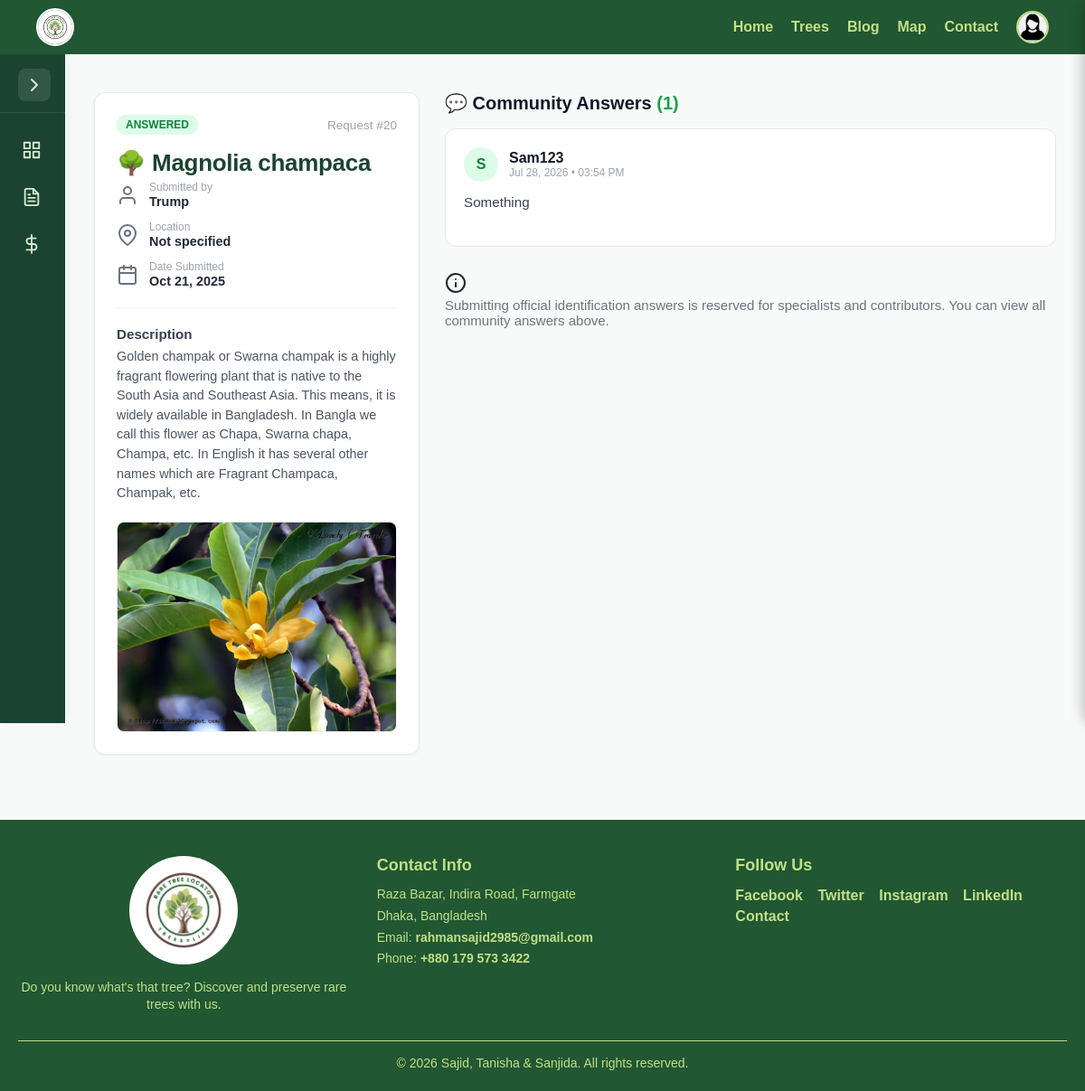
Page /dashboard/requests/20/answer/ (signed in) on the committed database.
### MyApp/models.py (models this page shows, shortened)
class User(AbstractUser):
    USER_TYPES = [
        ('common', 'Common User'),
        ('contributor', 'Contributor'),
    ]
    user_type = models.CharField(max_length=20, choices=USER_TYPES, default='common')
    profession = models.CharField(max_length=100, blank=True, null=True)
    @property
    def unread_notifications_count(self):
        return self.notifications.filter(is_read=False).count()

class Profile(models.Model):
    user = models.OneToOneField(User, on_delete=models.CASCADE)
    profile_pic = models.ImageField(
    upload_to="profile_pics/",
    default="profile_pics/default_profile.png"
)
    profession = models.CharField(max_length=100, blank=True, null=True)
    bio = models.TextField(blank=True, null=True)
    phone = models.CharField(max_length=30, blank=True, null=True)
    linkedin = models.URLField(blank=True, null=True)
    instagram = models.CharField(max_length=100, blank=True, null=True)
    twitter = models.CharField(max_length=100, blank=True, null=True)
    personal_website = models.URLField(blank=True, null=True)
    joined_date = models.DateTimeField(default=timezone.now)  # no auto_now_add for now

### TreeApp/models.py (models this page shows, shortened)
class TreeRequest(models.Model):
    STATUS_CHOICES = [
        ("pending", "Pending"),
        ("answered", "Answered"),
    ]
    requester = models.ForeignKey(settings.AUTH_USER_MODEL, on_delete=models.CASCADE, related_name="tree_requests")
    title = models.CharField(max_length=255)
    description = models.TextField()
    location = models.CharField(max_length=255, blank=True, null=True)
    image = models.ImageField(upload_to="request_images/", blank=True, null=True)
    created_at = models.DateTimeField(default=timezone.now)
    status = models.CharField(max_length=20, choices=STATUS_CHOICES, default="pending")

class TreeAnswer(models.Model):
    tree_request = models.ForeignKey(
        "TreeRequest",
        on_delete=models.CASCADE,
        related_name="answers"
    )
    answered_by = models.ForeignKey(
        settings.AUTH_USER_MODEL,
        on_delete=models.CASCADE,
        related_name="answers_given"
    )
    response_text = models.TextField(default="", blank=False)  # ✅ Default avoids migration issues
    reference_image = models.ImageField(upload_to="answer_images/", blank=True, null=True)
    video_url = models.URLField(blank=True, null=True)
    external_url = models.URLField(blank=True, null=True)
    created_at = models.DateTimeField(default=timezone.now)

### TreeApp/views.py (the view)
# urls.py: path('dashboard/requests/<int:pk>/answer/', treeapp_views.answer_request, name='answer_request'),
@login_required
def answer_request(request, pk):
    tree_request = get_object_or_404(TreeRequest, pk=pk)
    answers = tree_request.answers.all().order_by('-created_at')
    if request.method == "POST":
        if request.user.user_type == 'common':
            messages.error(request, "Common users are not authorized to post main answers.")
            return redirect('answer_request', pk=pk)
        form = TreeAnswerForm(request.POST, request.FILES)
        if form.is_valid():
            answer = form.save(commit=False)
            answer.tree_request = tree_request
            answer.answered_by = request.user
            answer.save()
            messages.success(request, "Answer submitted successfully!")
            return redirect('answer_request', pk=pk)
    else:
        form = TreeAnswerForm()
    return render(request, 'Request/answer_request.html', {
        'tree_request': tree_request,
        'answers': answers,
        'form': form,
    })

### templates/Request/answer_request.html (shortened to what this page needs)
{% extends 'Dashboard/dashboard_base.html' %}
{% load static %}
{% block extra_css %}
<link rel="stylesheet" href="{% static 'CSS/Request/answer_request.css' %}">
{% endblock %}
{% block content %}
<div class="answer-page-wrapper">
    <div class="answer-grid">
        <aside class="request-summary-card">
            <div class="card-header">
                <span class="status-badge {{ tree_request.status|slugify }}">
                    {{ tree_request.get_status_display }}
                </span>
                <span class="request-id">Request #{{ tree_request.id }}</span>
            </div>
            <h1 class="request-title">🌳 {{ tree_request.title }}</h1>
            <div class="meta-list">
                <div class="meta-item">
                    <i data-feather="user"></i>
                    <div>
                        <span class="meta-label">Submitted by</span>
                        <strong class="meta-value">{{ tree_request.requester.username }}</strong>
                    </div>
                </div>
                <div class="meta-item">
                    <i data-feather="map-pin"></i>
                    <div>
                        <span class="meta-label">Location</span>
                        <strong class="meta-value">{{ tree_request.location|default:"Not specified" }}</strong>
                    </div>
                </div>
                <div class="meta-item">
                    <i data-feather="calendar"></i>
                    <div>
                        <span class="meta-label">Date Submitted</span>
                        <strong class="meta-value">{{ tree_request.created_at|date:"M d, Y" }}</strong>
                    </div>
                </div>
            </div>
            <div class="request-description">
                <h3>Description</h3>
                <p>{{ tree_request.description }}</p>
            </div>
            {% if tree_request.image %}
            <div class="request-image-box">
                <img src="{{ tree_request.image.url }}" alt="{{ tree_request.title }}">
            </div>
            {% endif %}
        </aside>
        <main class="answers-main-section">
            <section class="existing-answers">
                <h2>💬 Community Answers <span class="answer-count">({{ answers.count }})</span></h2>
                <div class="answers-stack">
                    {% for ans in answers %}
                    <div class="answer-card">
                        <div class="answer-header">
                            <div class="user-info">
                                <div class="avatar-placeholder">
                                    {{ ans.answered_by.username|slice:":1"|upper }}
                                </div>
                                <div>
                                    <a href="{% url 'profile_view' ans.answered_by.username %}" class="author-name">
                                        {{ ans.answered_by.username }}
                                    </a>
                                    <span class="timestamp">{{ ans.created_at|date:"M d, Y • h:i A" }}</span>
                                </div>
                            </div>
                        </div>
                        <div class="answer-body">
                            <p>{{ ans.response_text }}</p>
                        </div>
                    </div>
                    {% empty %}
                    <div class="empty-answers">
                        <i data-feather="message-square"></i>
                        <p>No answers have been submitted yet. Be the first to contribute!</p>
                    </div>
                    {% endfor %}
                </div>
            </section>
            {% if user.is_authenticated and user.user_type != "common" or user.is_staff %}
            <section class="submit-answer-section">
                <h3>✏️ Submit Your Answer</h3>
                <form method="POST" enctype="multipart/form-data" class="modern-answer-form">
                    {% csrf_token %}
                    <div class="form-group">
                        <label for="{{ form.response_text.id_for_label }}">Your Identification / Notes</label>
                        {{ form.response_text }}
                        {% if form.response_text.errors %}<div class="form-error">{{ form.response_text.errors }}</div>{% endif %}
                    </div>
                    <div class="form-row">
                        <div class="form-group half">
                            <label for="{{ form.reference_image.id_for_label }}">Reference Image (Optional)</label>
                            {{ form.reference_image }}
                        </div>
                        <div class="form-group half">
                            <label for="{{ form.video_url.id_for_label }}">Video Link (Optional)</label>
                            {{ form.video_url }}
                        </div>
                    </div>
                    <div class="form-group">
                        <label for="{{ form.external_url.id_for_label }}">External Reference URL (Optional)</label>
                        {{ form.external_url }}
                    </div>
                    <button type="submit" class="btn btn-primary">
                        <i data-feather="send"></i> Post Response
                    </button>
                    <a href="{% url 'map_page' %}?request_id={{ tree_request.id }}" class="btn btn-secondary">
                        <i data-feather="map-pin"></i> Add Tree Officially
                    </a>
                </form>
            </section>
            {% else %}
            <section class="common-user-notice">
                <div class="info-card">
                    <i data-feather="info"></i>
                    <p>Submitting official identification answers is reserved for specialists and contributors. You can view all community answers above.</p>
                </div>
            </section>
            {% endif %}
        </main>
    </div>
</div>
{% endblock %}

### templates/Common/header.html (shortened to what this page needs)
{% load static %}
<link rel="stylesheet" href="{% static 'CSS/common/header.css' %}">
<header>
    <div class="logo">
        <a href="{% url 'HomePage' %}">
            <img src="{% static 'images/logo.png' %}" alt="Logo">
        </a>
    </div>
    <nav>
        <ul class="nav-links">
            <li>
                <a href="{% url 'HomePage' %}"
                    class="{% if request.resolver_match.url_name == 'HomePage' %}active{% endif %}">
                    Home
                </a>
            </li>
            <li>
                <a href="{% url 'TreeProfiles' %}"
                    class="{% if request.resolver_match.url_name == 'TreeProfiles' or request.resolver_match.url_name == 'create_tree' or request.resolver_match.url_name == 'my_trees' %}active{% endif %}">
                    Trees
                </a>
            </li>
            <li>
                <a href="{% url 'blog_list' %}"
                    class="{% if request.resolver_match.url_name == 'blog_list' or request.resolver_match.url_name == 'add_blog' or request.resolver_match.url_name == 'my_posts' %}active{% endif %}">
                    Blog
                </a>
            </li>
            <li>
                <a href="{% url 'map_page' %}"
                    class="{% if request.resolver_match.url_name == 'map_page' %}active{% endif %}">
                    Map
                </a>
            </li>
            <li>
                <a href="{% url 'contact' %}"
                    class="{% if request.resolver_match.url_name == 'contact' %}active{% endif %}">
                    Contact
                </a>
            </li>
            {% if user.is_authenticated %}
            <li class="profile-menu">
                <div class="notif-wrapper">
                    <img src="{% if user.profile.profile_pic %}{{ user.profile.profile_pic.url }}{% else %}{% static 'images/default_profile.png' %}{% endif %}"
                        alt="Profile" class="profile-pic" id="profile-icon">
                </div>
            </li>
            {% else %}
            <li><a href="{% url 'login' %}">Log In</a></li>
            {% endif %}
        </ul>
    </nav>
</header>

### static/CSS/Request/dashboard.css (style rules this page uses)
body { margin: 0; padding: 0; background: #f8faf9; background-attachment: fixed; font-family: "Poppins", system-ui, -apple-system, sans-serif; color: #212529; min-height: 100vh; }
.dashboard-content h1 { font-size: 26px; font-weight: 700; color: #1b4332; margin: 0 0 4px 0; letter-spacing: -0.3px; }
.dashboard-content p { color: #6c757d; font-size: 15px; margin: 0 0 1rem 0; }

### static/CSS/Request/answer_request.css (style rules this page uses)
.answer-page-wrapper { max-width: 1200px; margin: 0 auto; padding: 10px 0 40px; }
.answer-grid { display: grid; grid-template-columns: 360px 1fr; gap: 28px; align-items: start; }
.request-summary-card { background: #ffffff; border: 1px solid #e5e7eb; border-radius: 12px; padding: 24px; box-shadow: 0 1px 3px rgba(0,0,0,0.05); }
.card-header { display: flex; justify-content: space-between; align-items: center; margin-bottom: 16px; }
.status-badge { padding: 4px 10px; border-radius: 20px; font-size: 0.75rem; font-weight: 600; text-transform: uppercase; background: #f3f4f6; color: #374151; }
.status-badge.answered { background: #dcfce7; color: #15803d; }
.request-id { font-size: 0.85rem; color: #9ca3af; }
.request-title { font-size: 1.4rem; color: #111827; margin-bottom: 20px; }
.meta-list { display: flex; flex-direction: column; gap: 12px; margin-bottom: 20px; padding-bottom: 20px; border-bottom: 1px solid #f3f4f6; }
.meta-item { display: flex; align-items: center; gap: 12px; color: #6b7280; }
.meta-label { display: block; font-size: 0.75rem; color: #9ca3af; }
.meta-value { font-size: 0.9rem; color: #1f2937; }
.request-description h3 { font-size: 0.95rem; color: #374151; margin-bottom: 6px; }
.request-description p { font-size: 0.9rem; color: #4b5563; line-height: 1.5; }
.request-image-box { margin-top: 20px; border-radius: 8px; overflow: hidden; border: 1px solid #f3f4f6; }
.request-image-box img { width: 100%; height: auto; display: block; object-fit: cover; }
.answers-main-section { display: flex; flex-direction: column; gap: 28px; }
.existing-answers h2 { font-size: 1.25rem; color: #111827; margin-bottom: 16px; }
.answer-count { color: #16a34a; }
.answers-stack { display: flex; flex-direction: column; gap: 16px; }
.answer-card { background: #ffffff; border: 1px solid #e5e7eb; border-radius: 12px; padding: 20px; }
.answer-header { margin-bottom: 12px; }
.user-info { display: flex; align-items: center; gap: 12px; }
.avatar-placeholder { width: 38px; height: 38px; border-radius: 50%; background: #dcfce7; color: #15803d; display: flex; align-items: center; justify-content: center; font-weight: bold; }
.author-name { font-weight: 600; color: #111827; text-decoration: none; }
.timestamp { display: block; font-size: 0.75rem; color: #9ca3af; }
.answer-body p { font-size: 0.95rem; color: #374151; line-height: 1.5; }

### static/CSS/common/header.css (style rules this page uses)
* { margin: 0; padding: 0; box-sizing: border-box; }
body { font-family: Arial, sans-serif; min-height: 100vh; margin: 0; padding: 0; display: flex; flex-direction: column; }
header, .site-header { display: flex; justify-content: space-between; align-items: center; padding: 8px 40px; min-height: 60px; background-color: #215732; position: fixed; top: 0; left: 0; width: 100%; z-index: 1000; overflow: visible !important; transition: top 0.3s ease-in-out, box-shadow 0.3s ease-in-out, transform 0.3s ease-in-out; }
.logo { display: flex; align-items: center; gap: 10px; }
.logo img { width: 42px; height: 42px; border-radius: 50%; object-fit: cover; border: 2px solid #ffffff; display: block; }
nav { overflow: visible !important; }
.nav-links { list-style: none; display: flex; align-items: center; gap: 20px; margin: 0; padding: 0; overflow: visible !important; }
.nav-links li { position: relative; display: flex; align-items: center; }
.nav-links li a { text-decoration: none; color: #c2e089; font-weight: bold; display: flex; align-items: center; transition: color 0.3s ease-in-out; line-height: 1; }
.profile-menu { display: flex; align-items: center; }
.notif-wrapper { position: relative; display: flex; align-items: center; cursor: pointer; }
.profile-pic { width: 36px; height: 36px; border-radius: 50%; object-fit: cover; border: 2px solid #c2e089; cursor: pointer; display: block; }

### rows in the picture
User: profile_pic (placeholder picture)
TreeRequest: status "ANSWERED", id "20", title "Magnolia champaca", requester.username "Trump", location "Not specified", created_at "Oct 21, 2025", description "Golden champak or Swarna champak is a highly fragrant flowering plant that is native to the South Asia and Southeast Asia. This means, it is widely available in Bangladesh. In Bangla we call this flower as Chapa, Swarna chapa, Champa, etc. In English it has several other names which are Fragrant Champaca, Champak, etc.", image (picture)
TreeAnswer: answered_by.username "S", answered_by.username "Sam123", created_at "Jul 28, 2026 • 03:54 PM", response_text "Something"

### other values in the picture
{{ answers.count }} "1"
